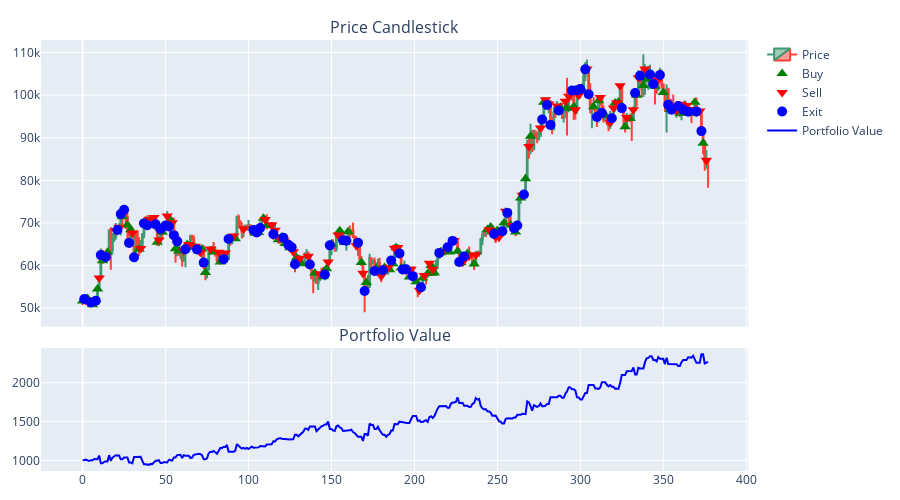

This figure's notebook cell:
### Code cell
historical_info_df = pd.DataFrame(list(env_test.unwrapped.historical_info))

buy_df_qlearning, sell_df_qlearning, exit_df_qlearning = extract_signals(historical_info_df)
fig_qlearning = build_fig(
    historical_info_df,
    buy_df_qlearning,
    sell_df_qlearning,
    exit_df_qlearning
)
fig_qlearning.show()
